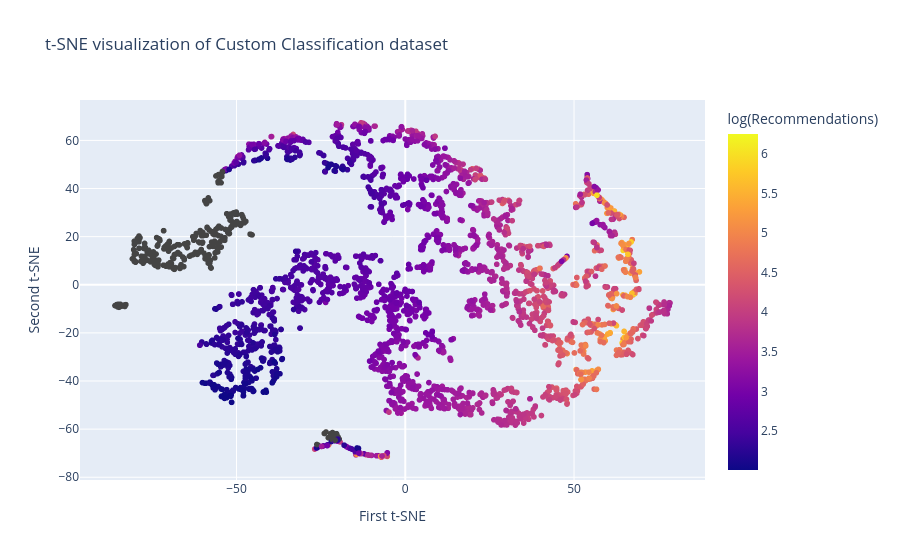
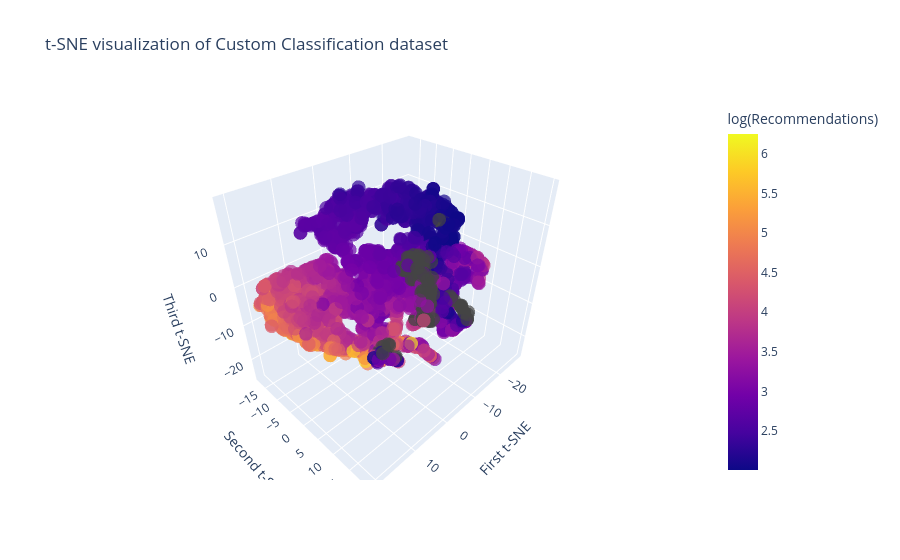

Source (notebook cell) for these figures, in order:
### Code cell
import plotly.express as px

log_price = np.log10(df['recommendations'])

fig = px.scatter(
    x=data2D_tsne[:, 0],
    y=data2D_tsne[:, 1],
    color=log_price,
    title="t-SNE visualization of Custom Classification dataset",
    labels={
        "x": "First t-SNE",
        "y": "Second t-SNE",
        "color": "log(Recommendations)"
    }
)

fig.show()

fig = px.scatter_3d(
    x=data3D_tsne[:, 0],
    y=data3D_tsne[:, 1],
    z=data3D_tsne[:, 2],
    color=log_price,
    title="t-SNE visualization of Custom Classification dataset",
    labels={"color": "log(Recommendations)"},
    opacity=0.7
)

fig.update_layout(
    scene=dict(
        xaxis_title="First t-SNE",
        yaxis_title="Second t-SNE",
        zaxis_title="Third t-SNE"
    )
)

fig.show()

### Figure 1 — Plotly figure (JSON) as saved in the notebook; plotly's stock layout.template omitted (floating-point values rounded to 4 significant figures; data arrays with more than 128 entries replaced by an {"elided": "..."} marker saying what was removed)
{"data": [{"hovertemplate": "First t-SNE=%{x}<br>Second t-SNE=%{y}<br>log(Recommendations)=%{marker.color}<extra></extra>", "legendgroup": "", "marker": {"color": {"elided": "3000 float values"}, "coloraxis": "coloraxis", "symbol": "circle"}, "mode": "markers", "name": "", "showlegend": false, "type": "scattergl", "x": {"elided": "3000 float values"}, "xaxis": "x", "y": {"elided": "3000 float values"}, "yaxis": "y"}], "layout": {"coloraxis": {"colorbar": {"title": {"text": "log(Recommendations)"}}, "colorscale": [[0, "#0d0887"], [0.1111, "#46039f"], [0.2222, "#7201a8"], [0.3333, "#9c179e"], [0.4444, "#bd3786"], [0.5556, "#d8576b"], [0.6667, "#ed7953"], [0.7778, "#fb9f3a"], [0.8889, "#fdca26"], [1, "#f0f921"]]}, "legend": {"tracegroupgap": 0}, "title": {"text": "t-SNE visualization of Custom Classification dataset"}, "xaxis": {"anchor": "y", "domain": [0, 1], "title": {"text": "First t-SNE"}}, "yaxis": {"anchor": "x", "domain": [0, 1], "title": {"text": "Second t-SNE"}}}}

### Figure 2 — Plotly figure (JSON) as saved in the notebook; plotly's stock layout.template omitted (floating-point values rounded to 4 significant figures; data arrays with more than 128 entries replaced by an {"elided": "..."} marker saying what was removed)
{"data": [{"hovertemplate": "x=%{x}<br>y=%{y}<br>z=%{z}<br>log(Recommendations)=%{marker.color}<extra></extra>", "legendgroup": "", "marker": {"color": {"elided": "3000 float values"}, "coloraxis": "coloraxis", "opacity": 0.7, "symbol": "circle"}, "mode": "markers", "name": "", "scene": "scene", "showlegend": false, "type": "scatter3d", "x": {"elided": "3000 float values"}, "y": {"elided": "3000 float values"}, "z": {"elided": "3000 float values"}}], "layout": {"coloraxis": {"colorbar": {"title": {"text": "log(Recommendations)"}}, "colorscale": [[0, "#0d0887"], [0.1111, "#46039f"], [0.2222, "#7201a8"], [0.3333, "#9c179e"], [0.4444, "#bd3786"], [0.5556, "#d8576b"], [0.6667, "#ed7953"], [0.7778, "#fb9f3a"], [0.8889, "#fdca26"], [1, "#f0f921"]]}, "legend": {"tracegroupgap": 0}, "scene": {"domain": {"x": [0, 1], "y": [0, 1]}, "xaxis": {"title": {"text": "First t-SNE"}}, "yaxis": {"title": {"text": "Second t-SNE"}}, "zaxis": {"title": {"text": "Third t-SNE"}}}, "title": {"text": "t-SNE visualization of Custom Classification dataset"}}}
